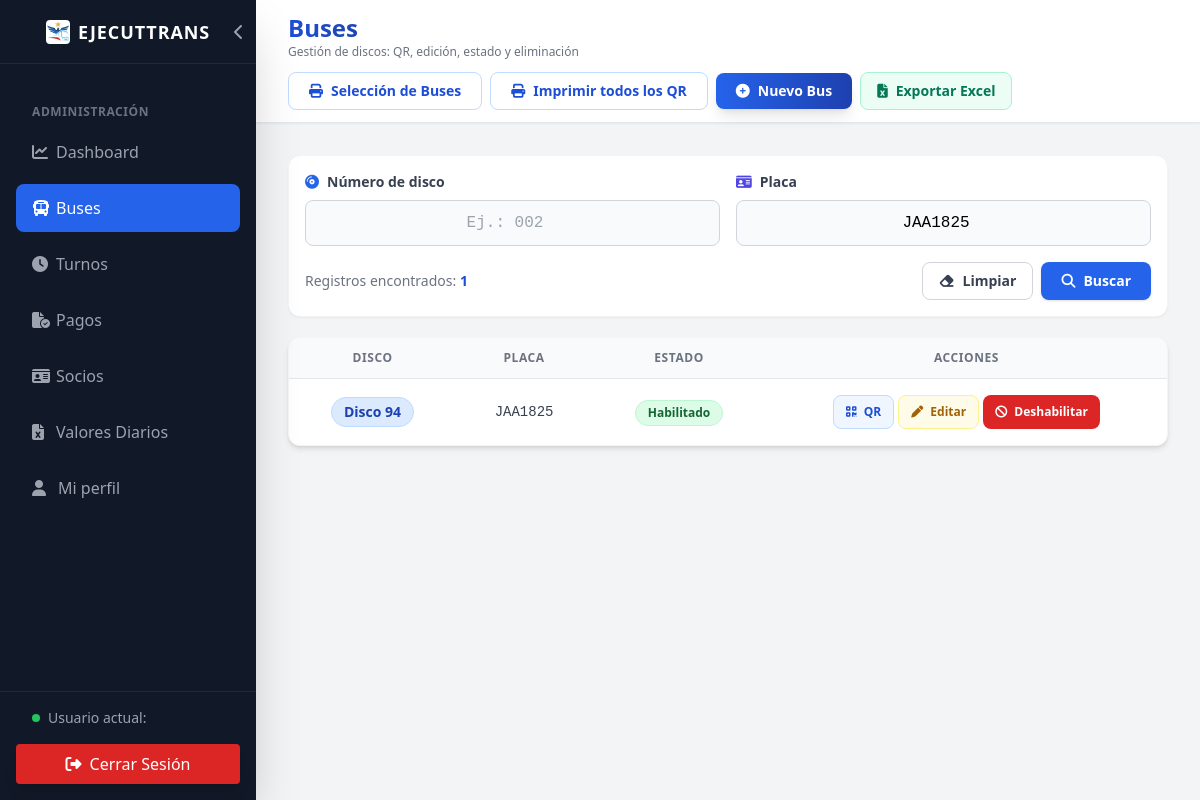
The page /Web/admin/buses.php?placa=JAA1825 (signed in) on the database its author committed.
### tables this page shows
CREATE TABLE `bus` (
  `id` int NOT NULL AUTO_INCREMENT,
  `placa` varchar(20) NOT NULL,
  `disco` varchar(20) NOT NULL,
  `activo` tinyint(1) DEFAULT '1',
  PRIMARY KEY (`id`),
  UNIQUE KEY `placa` (`placa`)
);

### Dao/BusDao.php (called while the page is built, shortened)
<?php
class BusDao {
    private $conexion;
    public function __construct($conexion) {
        $this->conexion = $conexion;
    }
    public function obtenerTodos() {
        $sql = "SELECT * FROM bus ORDER BY CAST(disco AS UNSIGNED), disco";
        $stmt = $this->conexion->prepare($sql);
        $stmt->execute();
        return $stmt->fetchAll();
    }
    public function obtenerFiltrados($disco = '', $placa = '') {
        $condiciones = [];
        $parametros = [];
        if ($placa !== '') {
            $condiciones[] = 'placa LIKE :placa';
            $parametros[':placa'] = '%' . $placa . '%';
        }
        $where = $condiciones ? 'WHERE ' . implode(' AND ', $condiciones) : '';
        $sql = "SELECT * FROM bus {$where} ORDER BY CAST(disco AS UNSIGNED), disco";
        $stmt = $this->conexion->prepare($sql);
        $stmt->execute($parametros);
        return $stmt->fetchAll();
    }
}
?>

### Web/admin/buses.php (the view, shortened to what this page needs)
<?php
require_once '../../Config/conexion.php';
require_once '../../Dao/BusDao.php';
$busDao = new BusDao($conexion);
$todosLosBuses = $busDao->obtenerTodos();
$filtroDisco = isset($_GET['disco']) && is_scalar($_GET['disco']) ? trim((string)$_GET['disco']) : '';
$filtroPlaca = isset($_GET['placa']) && is_scalar($_GET['placa']) ? trim((string)$_GET['placa']) : '';
$listaBuses = $busDao->obtenerFiltrados($filtroDisco, $filtroPlaca);
$totalBuses = count($todosLosBuses);
$totalResultados = count($listaBuses);
?>
<!DOCTYPE html>
<html lang="es">
<head>
    <script src="https://cdn.tailwindcss.com"></script>
    <link rel="stylesheet" href="https://cdnjs.cloudflare.com/ajax/libs/font-awesome/6.4.0/css/all.min.css">
</head>
<body class="bg-gray-100 flex h-screen overflow-hidden">
    <?php include 'components/sidebar.php'; ?>
    <main class="flex-1 flex flex-col overflow-y-auto mt-16 md:mt-0 w-full">
        <header class="shrink-0 min-h-16 py-3 gap-3 flex-wrap bg-white shadow-sm flex items-center px-4 md:px-8 justify-between border-b border-gray-200">
            <div>
                <h2 class="text-xl md:text-2xl font-bold text-gray-800 text-transparent bg-clip-text bg-gradient-to-r from-blue-700 to-gray-800">
                </h2>
                <p class="text-xs text-gray-500">Gestión de discos: QR, edición, estado y eliminación</p>
            </div>
            <div class="flex flex-wrap items-center gap-2">
            <button id="btnSeleccionarBusesQR" type="button" class="bg-white hover:bg-blue-50 text-blue-700 border border-blue-200 px-5 py-2 rounded-lg transition-all text-sm font-bold flex items-center">
                <i class="fas fa-print mr-2"></i> Selección de Buses
            </button>
            <a href="imprimir_qrs.php" target="_blank" rel="noopener" class="bg-white hover:bg-blue-50 text-blue-700 border border-blue-200 px-5 py-2 rounded-lg transition-all text-sm font-bold flex items-center">
                <i class="fas fa-print mr-2"></i> Imprimir todos los QR
            </a>
            <button id="btnNuevoBus" type="button" class="bg-gradient-to-r from-blue-600 to-blue-800 hover:from-blue-700 hover:to-blue-900 text-white px-5 py-2 rounded-lg shadow-lg transition-all text-sm font-bold flex items-center">
                <i class="fas fa-circle-plus mr-2"></i> Nuevo Bus
            </button>
            </div>
        </header>
        <div class="p-4 md:p-8 w-full max-w-7xl mx-auto">
            <form method="GET" action="buses.php" class="mb-5 rounded-xl border border-gray-100 bg-white p-4 shadow-sm">
                <div class="grid grid-cols-1 md:grid-cols-2 gap-4">
                    <div>
                        <label for="filtroDiscoBus" class="block mb-2 text-sm font-bold text-gray-700">
                            <i class="fas fa-compact-disc mr-2 text-blue-600"></i>Número de disco
                        </label>
                        <input id="filtroDiscoBus" name="disco" type="search" value="<?php echo htmlspecialchars($filtroDisco); ?>" placeholder="Ej.: 002"
                               class="w-full rounded-lg border border-gray-300 bg-gray-50 px-3 py-2.5 text-center font-mono outline-none focus:border-blue-500 focus:ring-2 focus:ring-blue-200">
                    </div>
                    <div>
                        <label for="filtroPlacaBus" class="block mb-2 text-sm font-bold text-gray-700">
                            <i class="fas fa-id-card mr-2 text-indigo-600"></i>Placa
                        </label>
                        <input id="filtroPlacaBus" name="placa" type="search" value="<?php echo htmlspecialchars($filtroPlaca); ?>" placeholder="Ej.: GHA-4587"
                               class="w-full rounded-lg border border-gray-300 bg-gray-50 px-3 py-2.5 text-center font-mono uppercase outline-none focus:border-blue-500 focus:ring-2 focus:ring-blue-200">
                    </div>
                </div>
                <div class="mt-4 flex flex-wrap items-center justify-between gap-3">
                    <p class="text-sm text-gray-500">
                        Registros encontrados: <span class="font-bold text-blue-700"><?php echo $totalResultados; ?></span>
                    </p>
                    <div class="flex gap-2">
                        <a href="buses.php" class="inline-flex items-center rounded-lg border border-gray-300 bg-white px-4 py-2 text-sm font-bold text-gray-700 hover:bg-gray-50">
                            <i class="fas fa-eraser mr-2"></i>Limpiar
                        </a>
                        <button type="submit" class="inline-flex items-center rounded-lg bg-blue-600 px-5 py-2 text-sm font-bold text-white shadow hover:bg-blue-700">
                            <i class="fas fa-magnifying-glass mr-2"></i>Buscar
                        </button>
                    </div>
                </div>
            </form>
            <div class="bg-white rounded-xl shadow-md overflow-hidden border border-gray-100 overflow-x-auto">
                <table class="min-w-full divide-y divide-gray-200">
                    <thead class="bg-gray-50">
                        <tr>
                            <th class="px-6 py-3 text-center text-xs font-bold text-gray-500 uppercase tracking-wider">Disco</th>
                            <th class="px-6 py-3 text-center text-xs font-bold text-gray-500 uppercase tracking-wider">Placa</th>
                            <th class="px-6 py-3 text-center text-xs font-bold text-gray-500 uppercase tracking-wider">Estado</th>
                            <th class="px-6 py-3 text-center text-xs font-bold text-gray-500 uppercase tracking-wider">Acciones</th>
                        </tr>
                    </thead>
                    <tbody class="bg-white divide-y divide-gray-200">
                        <?php if ($totalResultados === 0): ?>
                        <tr>
                            <td colspan="4" class="px-6 py-10 text-center text-gray-500">
                                <i class="fas fa-bus text-3xl mb-3 text-gray-300"></i>
                                <p><?php echo $totalBuses === 0 ? 'Aún no hay buses registrados.' : 'No se encontraron buses con los filtros seleccionados.'; ?></p>
                            </td>
                        </tr>
                        <?php else: ?>
                            <?php foreach ($listaBuses as $bus): ?>
                            <tr class="hover:bg-gray-50 transition-colors <?php echo ($bus['activo'] == 1) ? '' : 'bg-red-50 opacity-70'; ?>">
                                <td class="px-6 py-4 whitespace-nowrap text-center">
                                    <span class="inline-flex items-center px-3 py-1 rounded-full text-sm font-bold bg-blue-100 text-blue-800 border border-blue-200">
                                        Disco <?php echo htmlspecialchars($bus['disco']); ?>
                                    </span>
                                </td>
                                <td class="px-6 py-4 whitespace-nowrap text-center text-sm font-mono text-gray-700">
                                    <?php echo htmlspecialchars($bus['placa']); ?>
                                </td>
                                <td class="px-6 py-4 whitespace-nowrap text-center">
                                    <?php if ($bus['activo'] == 1): ?>
                                        <span class="inline-flex px-3 py-1 rounded-full text-xs font-bold bg-green-100 text-green-800 border border-green-200">Habilitado</span>
                                    <?php else: ?>
                                        <span class="inline-flex px-3 py-1 rounded-full text-xs font-bold bg-red-100 text-red-800 border border-red-200">Deshabilitado</span>
                                    <?php endif; ?>
                                </td>
                                <td class="px-6 py-4 whitespace-nowrap text-center">
                                    <div class="flex flex-wrap justify-center gap-1">
                                        <button class="btnVerQR text-blue-700 hover:text-white bg-blue-50 hover:bg-blue-700 border border-blue-200 text-xs font-bold px-3 py-2 rounded-lg transition-all"
                                                data-disco="<?php echo htmlspecialchars((string)$bus['disco'], ENT_QUOTES, 'UTF-8'); ?>"
                                                data-placa="<?php echo htmlspecialchars((string)($bus['placa'] ?: 'Sin placa'), ENT_QUOTES, 'UTF-8'); ?>">
                                            <i class="fas fa-qrcode mr-1"></i> QR
                                        </button>
                                        <button class="btnEditarBus text-yellow-700 hover:text-white bg-yellow-50 hover:bg-yellow-600 border border-yellow-200 text-xs font-bold px-3 py-2 rounded-lg transition-all"
                                                data-id="<?php echo $bus['id']; ?>"
                                                data-disco="<?php echo htmlspecialchars($bus['disco']); ?>"
                                                data-placa="<?php echo htmlspecialchars($bus['placa']); ?>">
                                            <i class="fas fa-pen mr-1"></i> Editar
                                        </button>
                                        <button class="btnToggleBus text-xs font-bold px-3 py-2 rounded-lg transition-all <?php echo ($bus['activo'] == 1) ? 'bg-red-600 hover:bg-red-700 text-white' : 'bg-green-600 hover:bg-green-700 text-white'; ?>"
                                                data-bus-id="<?php echo $bus['id']; ?>"
                                                data-estado="<?php echo $bus['activo']; ?>"
                                                data-disco="<?php echo htmlspecialchars($bus['disco']); ?>">
                                            <?php echo ($bus['activo'] == 1) ? '<i class="fas fa-ban mr-1"></i> Deshabilitar' : '<i class="fas fa-check-circle mr-1"></i> Habilitar'; ?>
                                        </button>
                                    </div>
                                </td>
                            </tr>
                            <?php endforeach; ?>
                        <?php endif; ?>
                    </tbody>
                </table>
            </div>
        </div>
    </main>
</body>
</html>

### rows shown on the page
bus: disco "94", placa "JAA1825", activo "Habilitado"

### other values the page prints
$totalResultados "1"
